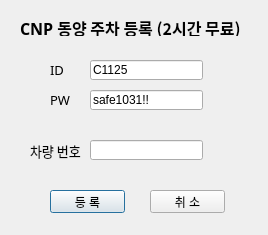
<?xml version="1.0" encoding="UTF-8"?>
<ui version="4.0">
 <class>dialog</class>
 <widget class="QDialog" name="dialog">
  <property name="geometry">
   <rect>
    <x>0</x>
    <y>0</y>
    <width>268</width>
    <height>235</height>
   </rect>
  </property>
  <property name="windowTitle">
   <string>CNP동양 주차 등록</string>
  </property>
  <widget class="QLabel" name="label">
   <property name="geometry">
    <rect>
     <x>20</x>
     <y>20</y>
     <width>261</width>
     <height>16</height>
    </rect>
   </property>
   <property name="font">
    <font>
     <family>나눔스퀘어라운드 ExtraBold</family>
     <pointsize>12</pointsize>
     <weight>75</weight>
     <bold>true</bold>
    </font>
   </property>
   <property name="text">
    <string>CNP 동양 주차 등록 (2시간 무료)</string>
   </property>
  </widget>
  <widget class="QLineEdit" name="car_num_input_box">
   <property name="geometry">
    <rect>
     <x>90</x>
     <y>140</y>
     <width>113</width>
     <height>20</height>
    </rect>
   </property>
   <property name="text">
    <string/>
   </property>
  </widget>
  <widget class="QLabel" name="label_2">
   <property name="geometry">
    <rect>
     <x>50</x>
     <y>60</y>
     <width>31</width>
     <height>20</height>
    </rect>
   </property>
   <property name="font">
    <font>
     <family>나눔스퀘어</family>
     <pointsize>10</pointsize>
    </font>
   </property>
   <property name="text">
    <string>ID</string>
   </property>
  </widget>
  <widget class="QLabel" name="label_3">
   <property name="geometry">
    <rect>
     <x>50</x>
     <y>90</y>
     <width>31</width>
     <height>20</height>
    </rect>
   </property>
   <property name="font">
    <font>
     <family>나눔스퀘어</family>
     <pointsize>10</pointsize>
    </font>
   </property>
   <property name="text">
    <string>PW</string>
   </property>
  </widget>
  <widget class="QLabel" name="label_4">
   <property name="geometry">
    <rect>
     <x>30</x>
     <y>140</y>
     <width>61</width>
     <height>21</height>
    </rect>
   </property>
   <property name="font">
    <font>
     <family>나눔스퀘어</family>
     <pointsize>10</pointsize>
    </font>
   </property>
   <property name="text">
    <string>차량 번호</string>
   </property>
  </widget>
  <widget class="QLineEdit" name="pw_input_box">
   <property name="geometry">
    <rect>
     <x>90</x>
     <y>90</y>
     <width>113</width>
     <height>20</height>
    </rect>
   </property>
   <property name="text">
    <string>safe1031!!</string>
   </property>
  </widget>
  <widget class="QLineEdit" name="id_input_box">
   <property name="geometry">
    <rect>
     <x>90</x>
     <y>60</y>
     <width>113</width>
     <height>20</height>
    </rect>
   </property>
   <property name="text">
    <string>C1125</string>
   </property>
  </widget>
  <widget class="QPushButton" name="reg_btn">
   <property name="geometry">
    <rect>
     <x>50</x>
     <y>190</y>
     <width>75</width>
     <height>23</height>
    </rect>
   </property>
   <property name="text">
    <string>등 록</string>
   </property>
  </widget>
  <widget class="QPushButton" name="cancel_btn">
   <property name="geometry">
    <rect>
     <x>150</x>
     <y>190</y>
     <width>75</width>
     <height>23</height>
    </rect>
   </property>
   <property name="text">
    <string>취 소</string>
   </property>
  </widget>
 </widget>
 <resources/>
 <connections/>
</ui>
